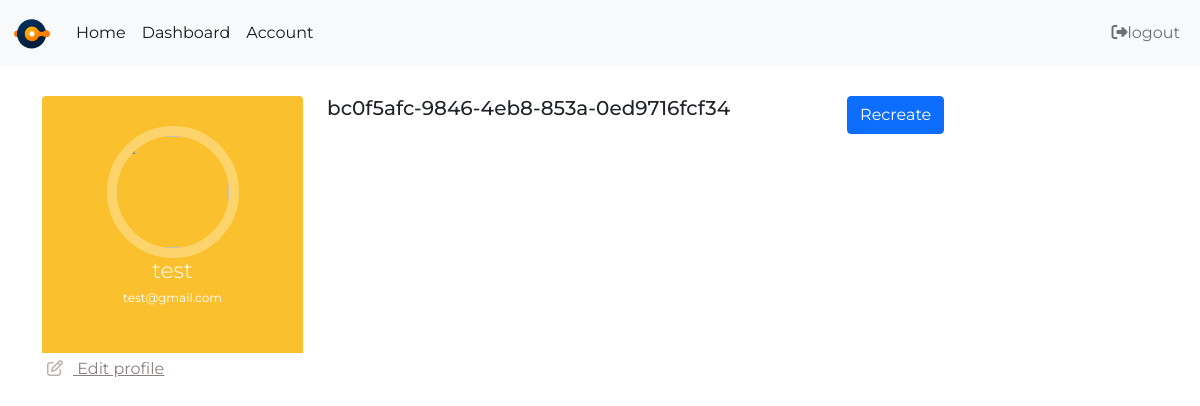
Page /account (signed in) on the committed database.
### src/models.py (models this page shows)
class User(db.Model,UserMixin):
    id = db.Column(db.Integer,primary_key=True)
    username = db.Column(db.String(32),unique=True)
    email = db.Column(db.String(255),unique=True,nullable=False)
    password = db.Column(db.String(255),nullable=False)
    secret_key = db.Column(db.String(32),nullable=False,default=f'{uuid.uuid4()}')
    heatmaps = db.relationship('Insights',backref='author',lazy=True)

### src/web_routes.py (the view)
@app.route('/account',methods=['POST','GET'])
@login_required
def account():
    if request.method == 'POST':
        current_user.secret_key = str(uuid.uuid4())
        db.session.commit()
    return render_template('account.html')

### src/models.py (called while the page is built)
@login_manager.user_loader
def load_user(user_id):
    return User.query.get(int(user_id))

### src/templates/account.html
{%extends 'base.html'%}
{%block content%}
<link href="https://maxcdn.bootstrapcdn.com/font-awesome/4.3.0/css/font-awesome.min.css" rel="stylesheet">
<div class="container bootstrap snippets bootdey">
<div class="row">
  <div class="profile-nav col-md-3">
      <div class="panel">
          <div class="user-heading round">
              <a href="#">
                  <img src="https://bootdey.com/img/Content/avatar/avatar3.png" alt="">
              </a>
              <h1>{{current_user.username}}</h1>
              <p>{{current_user.email}}</p>
          </div>
          <ul class="nav nav-pills nav-stacked">
              <li><a href="#"> <i class="fa fa-edit"></i> Edit profile</a></li>
          </ul>
      </div>
  </div>
  <div class="profile-info col-md-9">
      <div class="row">
          <div class="col-md-6"><h5>{{current_user.secret_key}}</h5></div>
          <div class="col-md-3">
            <div class="panel">
                <form method="POST">
                  <button class="btn btn-primary
                   pull-right">Recreate</button>
                </form>
            </div>
          </div>
      </div>
  </div>
</div>
</div>
{%endblock%}

### src/static/styles/main.css (style rules this page uses)
body { font-family: 'Montserrat', sans-serif; }
.profile-nav, .profile-info { margin-top:30px; }
.profile-nav .user-heading { background: #fbc02d; color: #fff; border-radius: 4px 4px 0 0; -webkit-border-radius: 4px 4px 0 0; padding: 30px; text-align: center; }
.profile-nav .user-heading.round a { border-radius: 50%; -webkit-border-radius: 50%; border: 10px solid rgba(255,255,255,0.3); display: inline-block; }
.profile-nav .user-heading a img { width: 112px; height: 112px; border-radius: 50%; -webkit-border-radius: 50%; }
.profile-nav .user-heading h1 { font-size: 22px; font-weight: 300; margin-bottom: 5px; }
.profile-nav .user-heading p { font-size: 12px; }
.profile-nav ul { margin-top: 1px; }
.profile-nav ul > li { border-bottom: 1px solid #ebeae6; margin-top: 0; line-height: 30px; }
.profile-nav ul > li:last-child { border-bottom: none; }
.profile-nav ul > li > a { border-radius: 0; -webkit-border-radius: 0; color: #89817f; border-left: 5px solid #fff; }
.profile-nav ul > li:last-child > a:last-child { border-radius: 0 0 4px 4px; -webkit-border-radius: 0 0 4px 4px; }
.profile-nav ul > li > a > i { font-size: 16px; padding-right: 10px; color: #bcb3aa; }

### rows in the picture
User: username "test", email "test@gmail.com", secret_key "bc0f5afc-9846-4eb8-853a-0ed9716fcf34"
